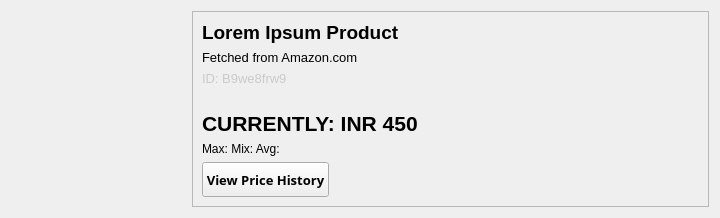
<?xml version="1.0" encoding="UTF-8"?>
<ui version="4.0">
 <class>tracking_tab_card</class>
 <widget class="QWidget" name="tracking_tab_card">
  <property name="geometry">
   <rect>
    <x>0</x>
    <y>0</y>
    <width>720</width>
    <height>218</height>
   </rect>
  </property>
  <property name="windowTitle">
   <string/>
  </property>
  <layout class="QHBoxLayout" name="horizontalLayout">
   <item>
    <widget class="QLabel" name="picture">
     <property name="minimumSize">
      <size>
       <width>128</width>
       <height>128</height>
      </size>
     </property>
     <property name="maximumSize">
      <size>
       <width>175</width>
       <height>200</height>
      </size>
     </property>
     <property name="text">
      <string/>
     </property>
    </widget>
   </item>
   <item>
    <widget class="QFrame" name="main_frame">
     <property name="styleSheet">
      <string notr="true"/>
     </property>
     <property name="frameShape">
      <enum>QFrame::StyledPanel</enum>
     </property>
     <property name="frameShadow">
      <enum>QFrame::Raised</enum>
     </property>
     <layout class="QVBoxLayout" name="verticalLayout_2">
      <item>
       <widget class="QLabel" name="product_title_2">
        <property name="sizePolicy">
         <sizepolicy hsizetype="Preferred" vsizetype="Fixed">
          <horstretch>0</horstretch>
          <verstretch>0</verstretch>
         </sizepolicy>
        </property>
        <property name="font">
         <font>
          <family>Segoe UI</family>
          <pointsize>14</pointsize>
          <weight>75</weight>
          <bold>true</bold>
         </font>
        </property>
        <property name="text">
         <string>Lorem Ipsum Product</string>
        </property>
       </widget>
      </item>
      <item>
       <widget class="QLabel" name="source_label_2">
        <property name="sizePolicy">
         <sizepolicy hsizetype="Preferred" vsizetype="Fixed">
          <horstretch>0</horstretch>
          <verstretch>0</verstretch>
         </sizepolicy>
        </property>
        <property name="font">
         <font>
          <pointsize>10</pointsize>
          <weight>50</weight>
          <bold>false</bold>
         </font>
        </property>
        <property name="text">
         <string>Fetched from Amazon.com</string>
        </property>
       </widget>
      </item>
      <item>
       <widget class="QLabel" name="label_4">
        <property name="font">
         <font>
          <pointsize>10</pointsize>
         </font>
        </property>
        <property name="styleSheet">
         <string notr="true">color: rgb(202, 202, 202);</string>
        </property>
        <property name="text">
         <string>ID: B9we8frw9</string>
        </property>
       </widget>
      </item>
      <item>
       <spacer name="verticalSpacer_2">
        <property name="orientation">
         <enum>Qt::Vertical</enum>
        </property>
        <property name="sizeHint" stdset="0">
         <size>
          <width>20</width>
          <height>40</height>
         </size>
        </property>
       </spacer>
      </item>
      <item>
       <widget class="QLabel" name="label_5">
        <property name="font">
         <font>
          <family>Segoe UI</family>
          <pointsize>16</pointsize>
          <weight>75</weight>
          <bold>true</bold>
         </font>
        </property>
        <property name="text">
         <string>CURRENTLY: INR 450</string>
        </property>
       </widget>
      </item>
      <item>
       <widget class="QLabel" name="label_3">
        <property name="text">
         <string>Max: Mix: Avg: </string>
        </property>
       </widget>
      </item>
      <item>
       <widget class="QPushButton" name="track_button_2">
        <property name="sizePolicy">
         <sizepolicy hsizetype="Fixed" vsizetype="Fixed">
          <horstretch>0</horstretch>
          <verstretch>0</verstretch>
         </sizepolicy>
        </property>
        <property name="minimumSize">
         <size>
          <width>125</width>
          <height>35</height>
         </size>
        </property>
        <property name="font">
         <font>
          <family>Segoe UI Black</family>
          <pointsize>10</pointsize>
          <weight>75</weight>
          <bold>true</bold>
         </font>
        </property>
        <property name="text">
         <string>View Price History</string>
        </property>
       </widget>
      </item>
     </layout>
    </widget>
   </item>
  </layout>
 </widget>
 <resources/>
 <connections/>
</ui>
